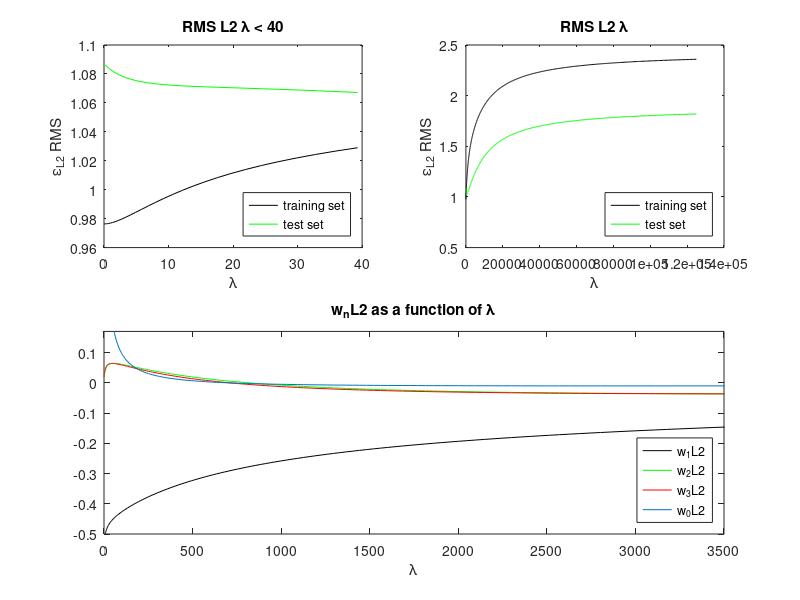
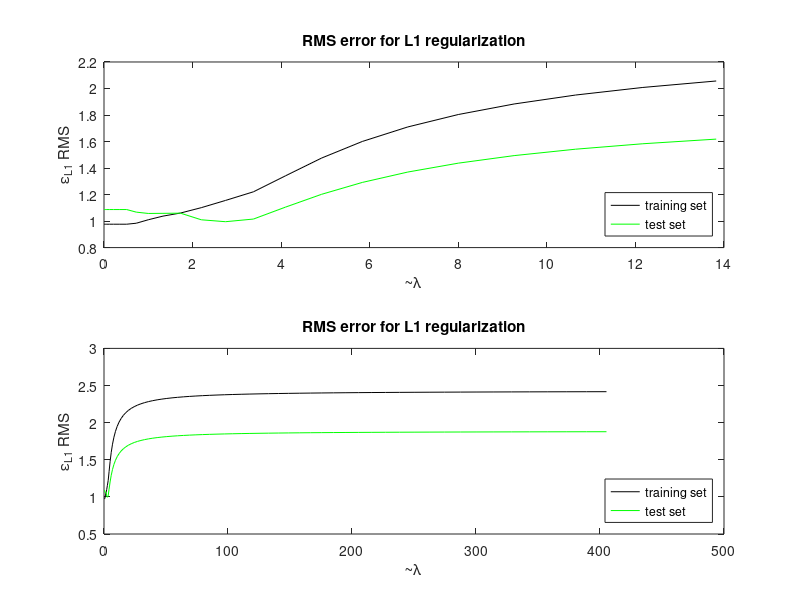
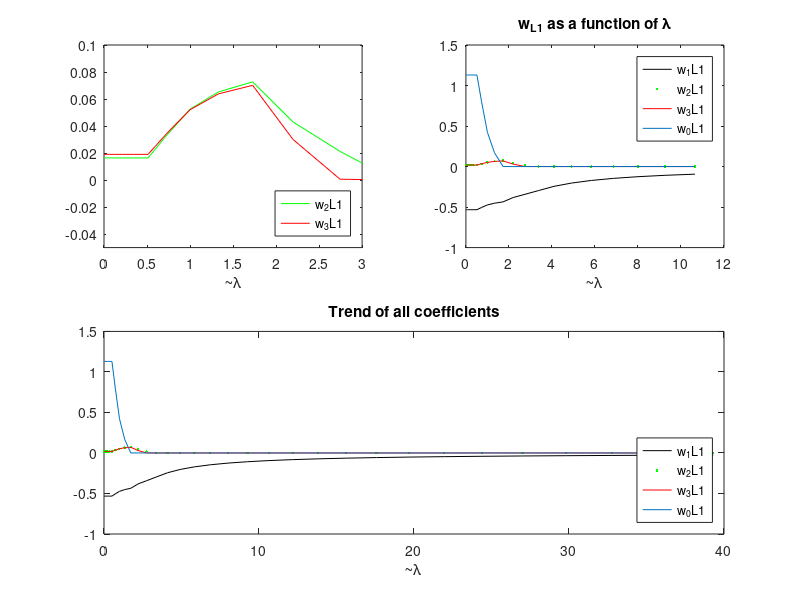

Write MATLAB code to recreate these figures, in order.
% COMP 6321 Machine Learning, Fall 2016
% Federico O'Reilly Regueiro - 40012304
% Assignment 2, due October 26

clear

phi = load('hw2x.dat');
phi = [phi, ones(size(phi,1),1)];
y = load('hw2y.dat');

% Partition the data randomly
% idx_test = [51, 29, 87, 93, 59, 1, 90, 23, 39, 96]; looks nice on the
% plots... bad doctoring of data, slap on the hand...
idxs = randperm(size(phi, 1));
% idx_training = idxs(1:89);
idx_training = load('idx_train.dat');
% idx_test = idxs(90:99);
idx_test = load('idx_test.dat');

phi_training = phi(idx_training, :);
y_training = y(idx_training);
phi_test = phi(idx_test, :);
y_test = y(idx_test);

lambdas = 0:0.1:50;
lambdas = lambdas .^ 3;
w = zeros(length(lambdas), size(phi,2));
for lambda = lambdas
  idx = lambda == lambdas;
  % Train the model
  w(idx, :) = pinv(phi_training' * phi_training ...
                + (lambda * eye(size(phi_training, 2)))) ...
                * (phi_training' * y_training);
  h_phi_training(:, idx) = phi_training * w(idx, :)';
  j_h_training(idx) = rms(h_phi_training(:, idx) - y_training);
  % Now compare to the test
  h_phi_test(:, idx) = phi_test * w(idx, :)';
  j_h_test(idx) = rms(h_phi_test(:, idx) - y_test);                          
end

% Now plot
figure(1); % RMS train / test vs lambda
subplot(2,2,1)
plot(lambdas(1:35), j_h_training(1:35), 'k')
title('RMS L2 \lambda < 40')
xlabel('\lambda')
ylabel('\epsilon_{L2} RMS')
hold on
plot(lambdas(1:35), j_h_test(1:35), 'g')
legend('training set', 'test set', 'location', 'southeast')
hold off

subplot(2,2,2)
plot(lambdas, j_h_training, 'k')
title('RMS L2 \lambda')
xlabel('\lambda')
ylabel('\epsilon_{L2} RMS')
hold on
plot(lambdas, j_h_test, 'g')
legend('training set', 'test set', 'location', 'southeast')
hold off

% Weights w_{L2} as a function of lambda
subplot(2,2,3:4)
plot(lambdas, w(:,1), 'k')
title('w_{n}L2 as a function of \lambda')
xlabel('\lambda')
hold on
plot(lambdas, w(:,2), 'g')
plot(lambdas, w(:,3), 'r')
plot(lambdas, w(:,4))
legend('w_1{L2}', 'w_2{L2}', 'w_3{L2}', 'w_0{L2}', 'location', 'southeast')
axis([0, 3500, -0.5, 0.17])
hold off

etas = 1./lambdas;
w_quad = zeros(length(etas), size(phi,2));
for eta = etas
  idx = eta == etas;
  w_quad(idx,:) = quadprog(2*(phi_training'*phi_training), ...
                      -2*(phi_training'*y_training), ...
                             [1,1,1,1;1,1,-1,1;1,-1,1,1;1,-1,-1,1;...
                              -1,1,1,1;-1,1,-1,1;-1,-1,1,1;-1,-1,-1,1;...
                              1,1,1,-1;1,1,-1,-1;1,-1,1,-1;1,-1,-1,-1;...
                              -1,1,1,-1;-1,1,-1,-1;-1,-1,1,-1;-1,-1,-1,-1],... 
                      eta*[1;1;1;1;1;1;1;1;1;1;1;1;1;1;1;1]);
  h_phi_training_quad(:, idx) = phi_training * w_quad(idx, :)';
  j_h_training_quad(idx) = rms(h_phi_training_quad(:, idx) - y_training);
  % Now validate
  h_phi_test_quad(:, idx) = phi_test * w_quad(idx, :)';
  j_h_test_quad(idx) = rms(h_phi_test_quad(:, idx) - y_test);
end

% Now plot L1
figure(2); % RMS train / test vs lambda
subplot(2,1,1)
plot(lambdas(1:25), j_h_training_quad(1:25), 'k')
title('RMS error for L1 regularization')
xlabel('~\lambda')
ylabel('\epsilon_{L1} RMS')
hold on
plot(lambdas(1:25), j_h_test_quad(1:25), 'g')
legend('training set', 'test set', 'location', 'southeast')
hold off
subplot(2,1,2)
plot(lambdas(1:75), j_h_training_quad(1:75), 'k')
title('RMS error for L1 regularization')
xlabel('~\lambda')
ylabel('\epsilon_{L1} RMS')
hold on
plot(lambdas(1:75), j_h_test_quad(1:75), 'g')
legend('training set', 'test set', 'location', 'southeast')
hold off

% Weights as a function of lambda
figure(4); 
subplot(2,2,1)
title('w_{L1} as a function of \lambda')
plot(lambdas, w_quad(:,2), 'g')
hold on
plot(lambdas, w_quad(:,3), 'r')
xlabel('~\lambda')
legend('w_2{L1}', 'w_3{L1}', 'location', 'southeast')
axis([0, 3, -0.05, 0.1])
hold off
subplot(2,2,2)
plot(lambdas(1:23), w_quad(1:23,1), 'k')
xlabel('~\lambda')
title('w_{L1} as a function of \lambda')
hold on
plot(lambdas(1:23), w_quad(1:23,2), '.g')
plot(lambdas(1:23), w_quad(1:23,3), 'r')
plot(lambdas(1:23), w_quad(1:23,4))
xlabel('~\lambda')
legend('w_1{L1}', 'w_2{L1}', 'w_3{L1}','w_0{L1}')
hold off
subplot(2,2,3:4)
plot(lambdas(1:35), w_quad(1:35,1), 'k')
title('Trend of all coefficients')
hold on
plot(lambdas(1:35), w_quad(1:35,2), '.g')
plot(lambdas(1:35), w_quad(1:35,3), 'r')
plot(lambdas(1:35), w_quad(1:35,4))
xlabel('~\lambda')
legend('w_1{L1}', 'w_2{L1}', 'w_3{L1}','w_0{L1}', 'location', 'southeast')
hold off
